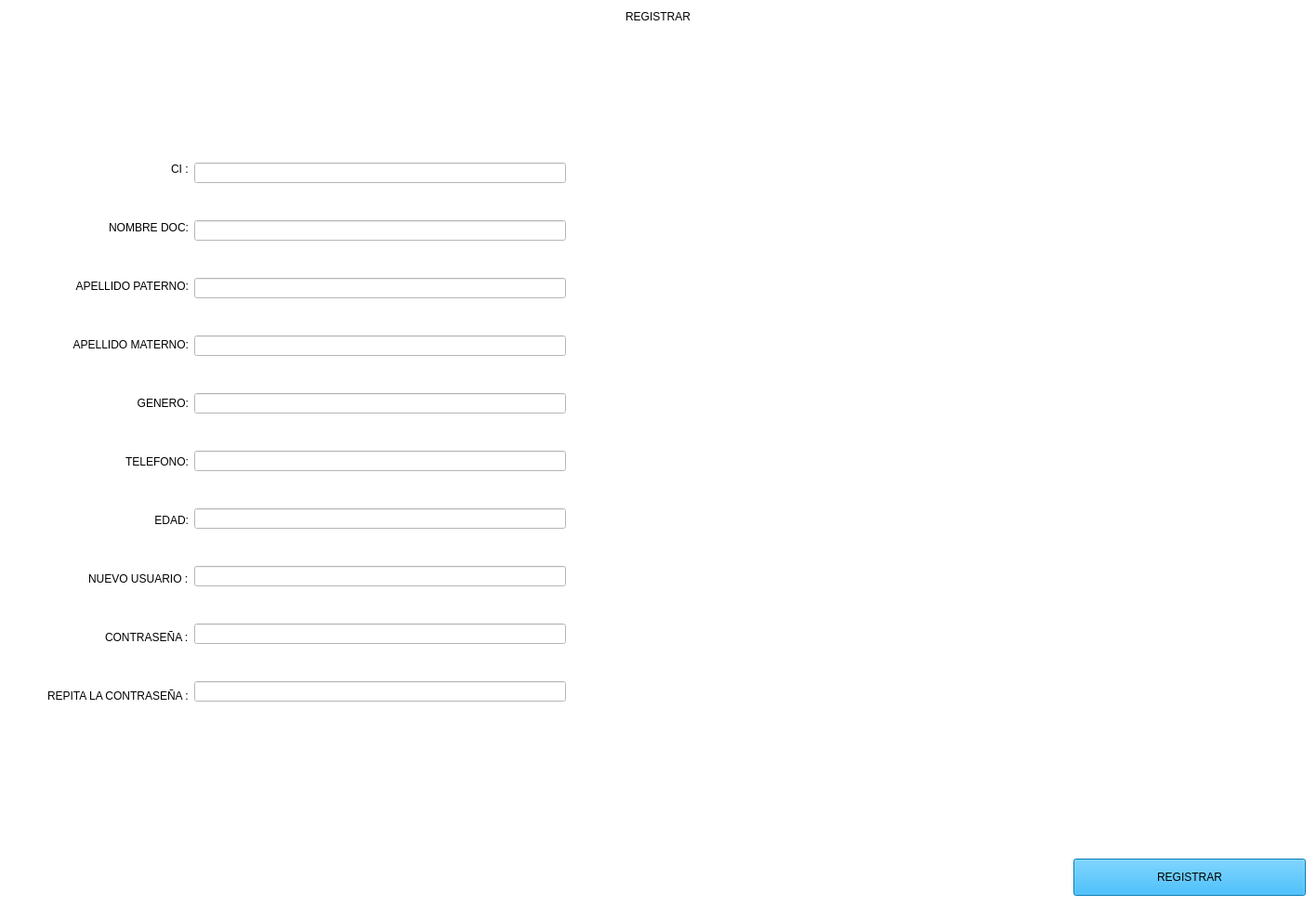
            <widget class="QWidget" name="page_dos">
             <property name="styleSheet">
              <string notr="true">background-color: rgb(255, 255, 255);</string>
             </property>
             <layout class="QVBoxLayout" name="verticalLayout_5">
              <item>
               <widget class="QLabel" name="label_4">
                <property name="styleSheet">
                 <string notr="true">font: 24pt &quot;Arial Rounded MT Bold&quot;;</string>
                </property>
                <property name="text">
                 <string>REGISTRAR</string>
                </property>
                <property name="alignment">
                 <set>Qt::AlignCenter</set>
                </property>
               </widget>
              </item>
              <item>
               <spacer name="verticalSpacer_3">
                <property name="orientation">
                 <enum>Qt::Vertical</enum>
                </property>
                <property name="sizeHint" stdset="0">
                 <size>
                  <width>968</width>
                  <height>134</height>
                 </size>
                </property>
               </spacer>
              </item>
              <item>
               <layout class="QHBoxLayout" name="horizontalLayout_4">
                <item>
                 <spacer name="horizontalSpacer">
                  <property name="orientation">
                   <enum>Qt::Horizontal</enum>
                  </property>
                  <property name="sizeHint" stdset="0">
                   <size>
                    <width>40</width>
                    <height>20</height>
                   </size>
                  </property>
                 </spacer>
                </item>
                <item>
                 <layout class="QVBoxLayout" name="verticalLayout_10">
                  <property name="spacing">
                   <number>30</number>
                  </property>
                  <item alignment="Qt::AlignRight">
                   <widget class="QLabel" name="label_5">
                    <property name="text">
                     <string>CI :</string>
                    </property>
                   </widget>
                  </item>
                  <item>
                   <widget class="QLabel" name="label_18">
                    <property name="text">
                     <string>NOMBRE DOC:</string>
                    </property>
                    <property name="alignment">
                     <set>Qt::AlignRight|Qt::AlignTrailing|Qt::AlignVCenter</set>
                    </property>
                   </widget>
                  </item>
                  <item>
                   <widget class="QLabel" name="label_19">
                    <property name="text">
                     <string>APELLIDO PATERNO:</string>
                    </property>
                    <property name="alignment">
                     <set>Qt::AlignRight|Qt::AlignTrailing|Qt::AlignVCenter</set>
                    </property>
                   </widget>
                  </item>
                  <item>
                   <widget class="QLabel" name="label_20">
                    <property name="text">
                     <string>APELLIDO MATERNO:</string>
                    </property>
                    <property name="alignment">
                     <set>Qt::AlignRight|Qt::AlignTrailing|Qt::AlignVCenter</set>
                    </property>
                   </widget>
                  </item>
                  <item>
                   <widget class="QLabel" name="label_25">
                    <property name="text">
                     <string>GENERO:</string>
                    </property>
                    <property name="alignment">
                     <set>Qt::AlignRight|Qt::AlignTrailing|Qt::AlignVCenter</set>
                    </property>
                   </widget>
                  </item>
                  <item>
                   <widget class="QLabel" name="label_26">
                    <property name="text">
                     <string>TELEFONO:</string>
                    </property>
                    <property name="alignment">
                     <set>Qt::AlignRight|Qt::AlignTrailing|Qt::AlignVCenter</set>
                    </property>
                   </widget>
                  </item>
                  <item>
                   <widget class="QLabel" name="label_27">
                    <property name="text">
                     <string>EDAD:</string>
                    </property>
                    <property name="alignment">
                     <set>Qt::AlignRight|Qt::AlignTrailing|Qt::AlignVCenter</set>
                    </property>
                   </widget>
                  </item>
                  <item alignment="Qt::AlignRight">
                   <widget class="QLabel" name="label_6">
                    <property name="text">
                     <string>NUEVO USUARIO :</string>
                    </property>
                   </widget>
                  </item>
                  <item alignment="Qt::AlignRight">
                   <widget class="QLabel" name="label_7">
                    <property name="text">
                     <string>CONTRASEÑA :</string>
                    </property>
                   </widget>
                  </item>
                  <item>
                   <widget class="QLabel" name="label_8">
                    <property name="text">
                     <string>REPITA LA CONTRASEÑA :</string>
                    </property>
                   </widget>
                  </item>
                 </layout>
                </item>
                <item>
                 <layout class="QVBoxLayout" name="verticalLayout_11">
                  <property name="spacing">
                   <number>30</number>
                  </property>
                  <property name="rightMargin">
                   <number>150</number>
                  </property>
                  <item>
                   <widget class="QLineEdit" name="entry_ci_doc">
                    <property name="minimumSize">
                     <size>
                      <width>400</width>
                      <height>0</height>
                     </size>
                    </property>
                    <property name="maximumSize">
                     <size>
                      <width>400</width>
                      <height>16777215</height>
                     </size>
                    </property>
                    <property name="palette">
                     <palette>
                      <active>
                       <colorrole role="WindowText">
                        <brush brushstyle="SolidPattern">
                         <color alpha="255">
                          <red>0</red>
                          <green>0</green>
                          <blue>0</blue>
                         </color>
                        </brush>
                       </colorrole>
                       <colorrole role="Button">
                        <brush brushstyle="SolidPattern">
                         <color alpha="255">
                          <red>255</red>
                          <green>255</green>
                          <blue>255</blue>
                         </color>
                        </brush>
                       </colorrole>
                       <colorrole role="Text">
                        <brush brushstyle="SolidPattern">
                         <color alpha="255">
                          <red>0</red>
                          <green>0</green>
                          <blue>0</blue>
                         </color>
                        </brush>
                       </colorrole>
                       <colorrole role="ButtonText">
                        <brush brushstyle="SolidPattern">
                         <color alpha="255">
                          <red>0</red>
                          <green>0</green>
                          <blue>0</blue>
                         </color>
                        </brush>
                       </colorrole>
                       <colorrole role="Base">
                        <brush brushstyle="SolidPattern">
                         <color alpha="255">
                          <red>255</red>
                          <green>255</green>
                          <blue>255</blue>
                         </color>
                        </brush>
                       </colorrole>
                       <colorrole role="Window">
                        <brush brushstyle="SolidPattern">
                         <color alpha="255">
                          <red>255</red>
                          <green>255</green>
                          <blue>255</blue>
                         </color>
                        </brush>
                       </colorrole>
                      </active>
                      <inactive>
                       <colorrole role="WindowText">
                        <brush brushstyle="SolidPattern">
                         <color alpha="255">
                          <red>0</red>
                          <green>0</green>
                          <blue>0</blue>
                         </color>
                        </brush>
                       </colorrole>
                       <colorrole role="Button">
                        <brush brushstyle="SolidPattern">
                         <color alpha="255">
                          <red>255</red>
                          <green>255</green>
                          <blue>255</blue>
                         </color>
                        </brush>
                       </colorrole>
                       <colorrole role="Text">
                        <brush brushstyle="SolidPattern">
                         <color alpha="255">
                          <red>0</red>
                          <green>0</green>
                          <blue>0</blue>
                         </color>
                        </brush>
                       </colorrole>
                       <colorrole role="ButtonText">
                        <brush brushstyle="SolidPattern">
                         <color alpha="255">
                          <red>0</red>
                          <green>0</green>
                          <blue>0</blue>
                         </color>
                        </brush>
                       </colorrole>
                       <colorrole role="Base">
                        <brush brushstyle="SolidPattern">
                         <color alpha="255">
                          <red>255</red>
                          <green>255</green>
                          <blue>255</blue>
                         </color>
                        </brush>
                       </colorrole>
                       <colorrole role="Window">
                        <brush brushstyle="SolidPattern">
                         <color alpha="255">
                          <red>255</red>
                          <green>255</green>
                          <blue>255</blue>
                         </color>
                        </brush>
                       </colorrole>
                      </inactive>
                      <disabled>
                       <colorrole role="WindowText">
                        <brush brushstyle="SolidPattern">
                         <color alpha="255">
                          <red>0</red>
                          <green>0</green>
                          <blue>0</blue>
                         </color>
                        </brush>
                       </colorrole>
                       <colorrole role="Button">
                        <brush brushstyle="SolidPattern">
                         <color alpha="255">
                          <red>255</red>
                          <green>255</green>
                          <blue>255</blue>
                         </color>
                        </brush>
                       </colorrole>
                       <colorrole role="Text">
                        <brush brushstyle="SolidPattern">
                         <color alpha="255">
                          <red>0</red>
                          <green>0</green>
                          <blue>0</blue>
                         </color>
                        </brush>
                       </colorrole>
                       <colorrole role="ButtonText">
                        <brush brushstyle="SolidPattern">
                         <color alpha="255">
                          <red>0</red>
                          <green>0</green>
                          <blue>0</blue>
                         </color>
                        </brush>
                       </colorrole>
                       <colorrole role="Base">
                        <brush brushstyle="SolidPattern">
                         <color alpha="255">
                          <red>255</red>
                          <green>255</green>
                          <blue>255</blue>
                         </color>
                        </brush>
                       </colorrole>
                       <colorrole role="Window">
                        <brush brushstyle="SolidPattern">
                         <color alpha="255">
                          <red>255</red>
                          <green>255</green>
                          <blue>255</blue>
                         </color>
                        </brush>
                       </colorrole>
                      </disabled>
                     </palette>
                    </property>
                    <property name="styleSheet">
                     <string notr="true">color: rgb(0, 0, 0);</string>
                    </property>
                   </widget>
                  </item>
                  <item>
                   <widget class="QLineEdit" name="entry_nombre_doc">
                    <property name="minimumSize">
                     <size>
                      <width>400</width>
                      <height>0</height>
                     </size>
                    </property>
                    <property name="maximumSize">
                     <size>
                      <width>400</width>
                      <height>16777215</height>
                     </size>
                    </property>
                    <property name="styleSheet">
                     <string notr="true">color: rgb(0, 0, 0);</string>
                    </property>
                   </widget>
                  </item>
                  <item>
                   <widget class="QLineEdit" name="entry_paterno_doc">
                    <property name="minimumSize">
                     <size>
                      <width>400</width>
                      <height>0</height>
                     </size>
                    </property>
                    <property name="maximumSize">
                     <size>
                      <width>400</width>
                      <height>16777215</height>
                     </size>
                    </property>
                    <property name="styleSheet">
                     <string notr="true">color: rgb(0, 0, 0);</string>
                    </property>
                   </widget>
                  </item>
                  <item>
                   <widget class="QLineEdit" name="entry_materno_doc">
                    <property name="minimumSize">
                     <size>
                      <width>400</width>
                      <height>0</height>
                     </size>
                    </property>
                    <property name="maximumSize">
                     <size>
                      <width>400</width>
                      <height>16777215</height>
                     </size>
                    </property>
                    <property name="styleSheet">
                     <string notr="true">color: rgb(0, 0, 0);</string>
                    </property>
                   </widget>
                  </item>
                  <item>
                   <widget class="QLineEdit" name="entry_genero_doc">
                    <property name="minimumSize">
                     <size>
                      <width>400</width>
                      <height>0</height>
                     </size>
                    </property>
                    <property name="maximumSize">
                     <size>
                      <width>400</width>
                      <height>16777215</height>
                     </size>
                    </property>
                    <property name="styleSheet">
                     <string notr="true">color: rgb(0, 0, 0);</string>
                    </property>
                   </widget>
                  </item>
                  <item>
                   <widget class="QLineEdit" name="entry_telefono_doc">
                    <property name="minimumSize">
                     <size>
                      <width>400</width>
                      <height>0</height>
                     </size>
                    </property>
                    <property name="maximumSize">
                     <size>
                      <width>400</width>
                      <height>16777215</height>
                     </size>
                    </property>
                    <property name="styleSheet">
                     <string notr="true">color: rgb(0, 0, 0);</string>
                    </property>
                   </widget>
                  </item>
                  <item>
                   <widget class="QLineEdit" name="entry_edad_doc">
                    <property name="minimumSize">
                     <size>
                      <width>400</width>
                      <height>0</height>
                     </size>
                    </property>
                    <property name="maximumSize">
                     <size>
                      <width>400</width>
                      <height>16777215</height>
                     </size>
                    </property>
                    <property name="styleSheet">
                     <string notr="true">color: rgb(0, 0, 0);</string>
                    </property>
                   </widget>
                  </item>
                  <item>
                   <widget class="QLineEdit" name="entry_usuario_doc">
                    <property name="minimumSize">
                     <size>
                      <width>400</width>
                      <height>0</height>
                     </size>
                    </property>
                    <property name="maximumSize">
                     <size>
                      <width>400</width>
                      <height>16777215</height>
                     </size>
                    </property>
                    <property name="styleSheet">
                     <string notr="true">color: rgb(0, 0, 0);</string>
                    </property>
                   </widget>
                  </item>
                  <item>
                   <widget class="QLineEdit" name="entry_contrasenia_doc">
                    <property name="minimumSize">
                     <size>
                      <width>400</width>
                      <height>0</height>
                     </size>
                    </property>
                    <property name="maximumSize">
                     <size>
                      <width>400</width>
                      <height>16777215</height>
                     </size>
                    </property>
                    <property name="styleSheet">
                     <string notr="true">color: rgb(0, 0, 0);</string>
                    </property>
                   </widget>
                  </item>
                  <item>
                   <widget class="QLineEdit" name="entry_repit_contrasenia_doc">
                    <property name="minimumSize">
                     <size>
                      <width>400</width>
                      <height>0</height>
                     </size>
                    </property>
                    <property name="maximumSize">
                     <size>
                      <width>400</width>
                      <height>16777215</height>
                     </size>
                    </property>
                    <property name="styleSheet">
                     <string notr="true">color: rgb(0, 0, 0);</string>
                    </property>
                   </widget>
                  </item>
                 </layout>
                </item>
                <item>
                 <widget class="QLabel" name="label_13">
                  <property name="minimumSize">
                   <size>
                    <width>600</width>
                    <height>600</height>
                   </size>
                  </property>
                  <property name="maximumSize">
                   <size>
                    <width>600</width>
                    <height>600</height>
                   </size>
                  </property>
                  <property name="text">
                   <string/>
                  </property>
                  <property name="pixmap">
                   <pixmap>DOC.png</pixmap>
                  </property>
                 </widget>
                </item>
                <item>
                 <spacer name="horizontalSpacer_4">
                  <property name="orientation">
                   <enum>Qt::Horizontal</enum>
                  </property>
                  <property name="sizeHint" stdset="0">
                   <size>
                    <width>40</width>
                    <height>20</height>
                   </size>
                  </property>
                 </spacer>
                </item>
               </layout>
              </item>
              <item>
               <widget class="QLabel" name="label_12">
                <property name="text">
                 <string/>
                </property>
               </widget>
              </item>
              <item>
               <spacer name="verticalSpacer_4">
                <property name="orientation">
                 <enum>Qt::Vertical</enum>
                </property>
                <property name="sizeHint" stdset="0">
                 <size>
                  <width>958</width>
                  <height>133</height>
                 </size>
                </property>
               </spacer>
              </item>
              <item>
               <layout class="QHBoxLayout" name="horizontalLayout_5">
                <item>
                 <widget class="QLabel" name="label_datos_registrados">
                  <property name="minimumSize">
                   <size>
                    <width>500</width>
                    <height>30</height>
                   </size>
                  </property>
                  <property name="text">
                   <string/>
                  </property>
                  <property name="alignment">
                   <set>Qt::AlignCenter</set>
                  </property>
                 </widget>
                </item>
                <item>
                 <spacer name="horizontalSpacer_3">
                  <property name="orientation">
                   <enum>Qt::Horizontal</enum>
                  </property>
                  <property name="sizeHint" stdset="0">
                   <size>
                    <width>40</width>
                    <height>20</height>
                   </size>
                  </property>
                 </spacer>
                </item>
                <item>
                 <widget class="QPushButton" name="boton_registrar_paciente">
                  <property name="minimumSize">
                   <size>
                    <width>250</width>
                    <height>40</height>
                   </size>
                  </property>
                  <property name="maximumSize">
                   <size>
                    <width>250</width>
                    <height>40</height>
                   </size>
                  </property>
                  <property name="styleSheet">
                   <string notr="true">background-color:  rgb(0, 170, 255);</string>
                  </property>
                  <property name="text">
                   <string>REGISTRAR</string>
                  </property>
                 </widget>
                </item>
               </layout>
              </item>
             </layout>
            </widget>
